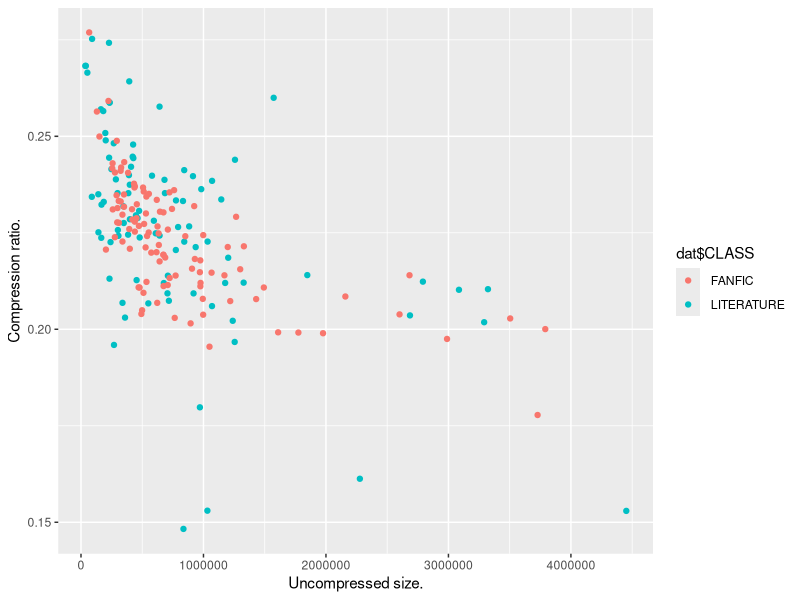
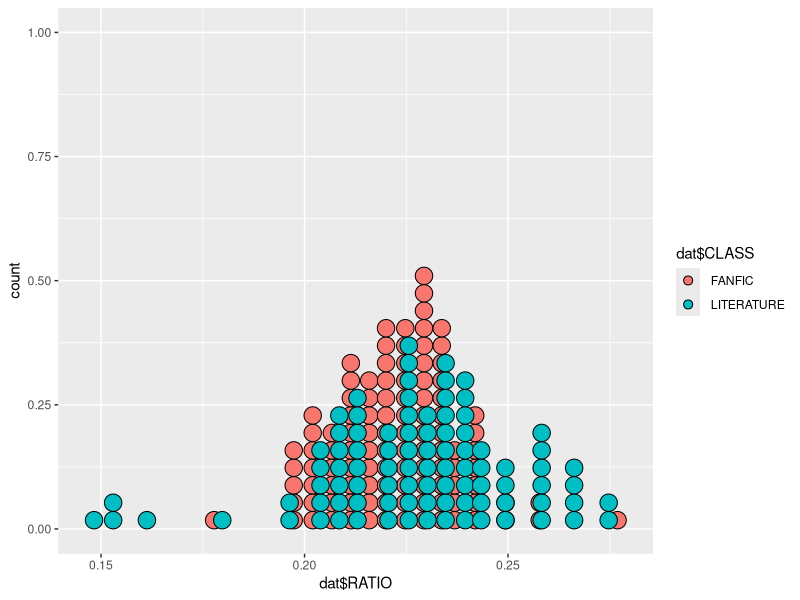

The R source for these figures, in order:
library("ggplot2")

options(scipen=999)
dat = read.csv("data.csv")
dat$RATIO = dat$COMPRESSED / dat$UNCOMPRESSED
qplot(y = dat$RATIO, x = dat$UNCOMPRESSED, xlab="Uncompressed size.", ylab="Compression ratio.", color=dat$CLASS)
ggplot(dat, aes(x = dat$RATIO, fill=dat$CLASS), xlab="Compressibility.") + geom_dotplot()
t.test(dat$RATIO~dat$CLASS)
